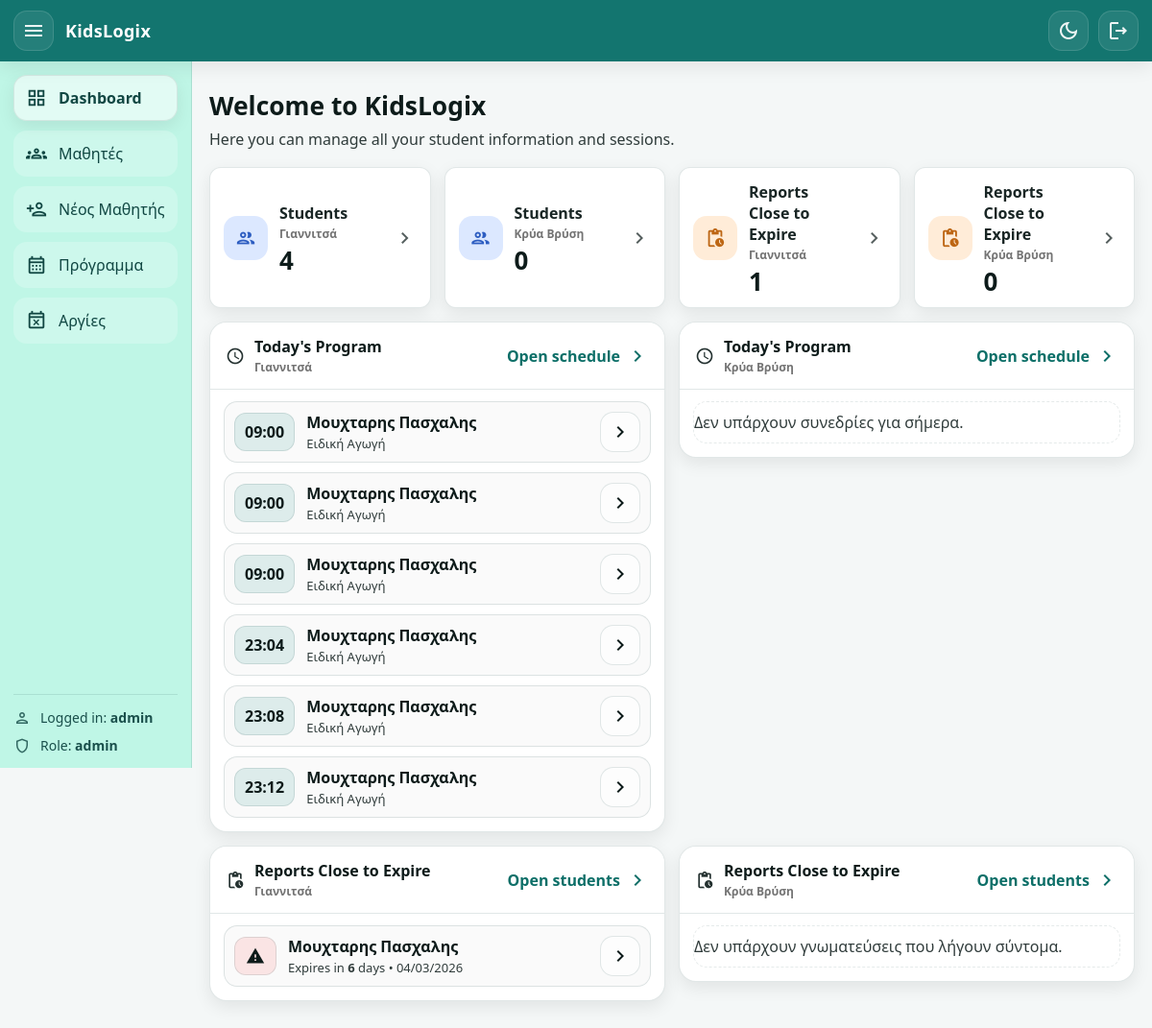
The page / (signed in) on the database its author committed.
### app/models.py (models this page shows, shortened)
class Appointment(Base):
    __tablename__ = "appointments"
    id: Mapped[int] = mapped_column(Integer, primary_key=True, autoincrement=True)
    student_amka: Mapped[str] = mapped_column(
        ForeignKey("students.amka", ondelete="CASCADE"), nullable=False
    )
    service_id: Mapped[int] = mapped_column(
        ForeignKey("services.id", ondelete="CASCADE"), nullable=False
    )
    center: Mapped[str] = mapped_column(String(20), nullable=False)
    day: Mapped[date] = mapped_column(Date, nullable=False)
    start_time: Mapped[time] = mapped_column(Time, nullable=False)
    duration_min: Mapped[int | None] = mapped_column(Integer, nullable=True)
    status: Mapped[str] = mapped_column(
        String(20), nullable=False, default="scheduled"
    )
    created_at: Mapped[datetime] = mapped_column(
        DateTime, default=datetime.utcnow, nullable=False
    )
    student: Mapped["Student"] = relationship(back_populates="appointments")
    service: Mapped["Service"] = relationship(back_populates="appointments")

class Student(Base):
    __tablename__ = "students"
    amka: Mapped[str] = mapped_column(String(20), primary_key=True)
    center: Mapped[str] = mapped_column(
        String(20),
        nullable=False,
        default="Giannitsa",  # Giannitsa / KryaVrisi
    )
    first_name: Mapped[str] = mapped_column(String(60), nullable=False)
    last_name: Mapped[str] = mapped_column(String(60), nullable=False)
    date_of_birth: Mapped[date | None] = mapped_column(Date, nullable=True)
    parent_name: Mapped[str | None] = mapped_column(String(120), nullable=True)
    parent_phone: Mapped[str | None] = mapped_column(String(30), nullable=True)
    assessment_expiry_date: Mapped[date | None] = mapped_column(Date, nullable=True)
    admin_comment: Mapped[str | None] = mapped_column(String(1000), nullable=True)
    created_at: Mapped[datetime] = mapped_column(
        DateTime, default=datetime.utcnow, nullable=False
    )
    services: Mapped[list["StudentService"]] = relationship(
        back_populates="student",
        cascade="all, delete-orphan",
    )
    appointments: Mapped[list["Appointment"]] = relationship(
        back_populates="student",
        cascade="all, delete-orphan",
    )
    payments: Mapped[list["Payment"]] = relationship(
        back_populates="student",
        cascade="all, delete-orphan",
    )

class Service(Base):
    __tablename__ = "services"
    id: Mapped[int] = mapped_column(Integer, primary_key=True, autoincrement=True)
    name: Mapped[str] = mapped_column(String(60), unique=True, nullable=False)
    student_links: Mapped[list["StudentService"]] = relationship(
        back_populates="service",
        cascade="all, delete-orphan",
    )
    appointments: Mapped[list["Appointment"]] = relationship(
        back_populates="service",
        cascade="all, delete-orphan",
    )

### app/routers/web.py (the view)
@router.get("/", response_class=HTMLResponse)
def dashboard(
    request: Request,
    db: Session = Depends(get_db),
    user: User = Depends(get_current_user),
):
    today = date.today()
    exp_limit = today + timedelta(days=30)
    centers_order = ["Giannitsa", "KryaVrisi"]
    centers_labels = {
        "Giannitsa": CENTERS.get("Giannitsa", "Giannitsa"),
        "KryaVrisi": CENTERS.get("KryaVrisi", "KryaVrisi"),
    }
    student_counts_by_center = {}
    for c in centers_order:
        student_counts_by_center[c] = (
            db.query(Student)
            .filter(Student.center == c)
            .count()
        )
    reports_list_by_center = {}
    reports_expiring_by_center = {}
    for c in centers_order:
        reports = (
            db.query(Student)
            .filter(Student.center == c)
            .filter(Student.assessment_expiry_date.isnot(None))
            .filter(Student.assessment_expiry_date >= today)
            .filter(Student.assessment_expiry_date <= exp_limit)
            .order_by(Student.assessment_expiry_date.asc())
            .all()
        )
        reports_list_by_center[c] = reports
        reports_expiring_by_center[c] = len(reports)
    todays_by_center = {}
    for c in centers_order:
        todays_by_center[c] = (
            db.query(Appointment)
            .options(
                joinedload(Appointment.student),
                joinedload(Appointment.service),
            )
            .filter(Appointment.center == c)
            .filter(Appointment.day == today)
            .filter(Appointment.status == "scheduled")
            .order_by(Appointment.start_time.asc())
            .all()
        )
    return templates.TemplateResponse(
        "dashboard.html",
        {
            "request": request,
            "user": user,
            "page": "dashboard",
            "today": today,
            "exp_limit": exp_limit,
            "centers_order": centers_order,
            "centers_labels": centers_labels,
            "student_counts_by_center": student_counts_by_center,
            "reports_list_by_center": reports_list_by_center,
            "reports_expiring_by_center": reports_expiring_by_center,
            "todays_by_center": todays_by_center,
        },
    )

### app/templates/dashboard.html (shortened to what this page needs)
{% extends "base.html" %}
{% block content %}
<div class="dash-header">
  <h1 class="dash-title">Welcome to KidsLogix</h1>
  <p class="dash-subtitle">Here you can manage all your student information and sessions.</p>
</div>
<div class="dash-stats">
  {% for center in centers_order %}
  <a class="stat-card" href="/students?center={{ center }}" aria-label="Students in {{ centers_labels[center] }}">
    <div class="stat-icon stat-icon-blue">
      <span class="material-icons-outlined">group</span>
    </div>
    <div class="stat-body">
      <div class="stat-label">Students</div>
      <div class="stat-sub">{{ centers_labels[center] }}</div>
      <div class="stat-value">{{ student_counts_by_center[center] }}</div>
    </div>
    <span class="material-icons-outlined stat-arrow">chevron_right</span>
  </a>
  {% endfor %}
  {% for center in centers_order %}
  <a class="stat-card" href="/students?center={{ center }}" aria-label="Reports expiring in {{ centers_labels[center] }}">
    <div class="stat-icon stat-icon-orange">
      <span class="material-icons-outlined">pending_actions</span>
    </div>
    <div class="stat-body">
      <div class="stat-label">Reports Close to Expire</div>
      <div class="stat-sub">{{ centers_labels[center] }}</div>
      <div class="stat-value">{{ reports_expiring_by_center[center] }}</div>
    </div>
    <span class="material-icons-outlined stat-arrow">chevron_right</span>
  </a>
  {% endfor %}
</div>
<div class="dash-grid">
  {% for center in centers_order %}
  <section class="panel">
    <div class="panel-head">
      <div class="panel-title">
        <span class="material-icons-outlined">schedule</span>
        <div class="panel-title-text">
          <h2>Today's Program</h2>
          <div class="panel-sub">{{ centers_labels[center] }}</div>
        </div>
      </div>
      <a class="panel-link" href="/schedule">
        Open schedule <span class="material-icons-outlined">chevron_right</span>
      </a>
    </div>
    <div class="panel-body panel-body-scroll">
      {% set aps = todays_by_center.get(center, []) %}
      {% if aps and aps|length > 0 %}
        <div class="list">
          {% for ap in aps %}
            <div class="list-row">
              <div class="time-pill">{{ ap.start_time.strftime("%H:%M") }}</div>
              <div class="list-main">
                <div class="list-title">
                  {% if ap.student %}{{ ap.student.full_name }}{% else %}{{ ap.student_amka }}{% endif %}
                </div>
                <div class="list-subtitle">
                  {% if ap.service %}{{ ap.service.name }}{% else %}Service #{{ ap.service_id }}{% endif %}
                </div>
              </div>
              <a class="icon-btn" href="/students/{{ ap.student_amka }}" title="Open student card">
                <span class="material-icons-outlined">chevron_right</span>
              </a>
            </div>
          {% endfor %}
        </div>
      {% else %}
        <div class="empty-state">Δεν υπάρχουν συνεδρίες για σήμερα.</div>
      {% endif %}
    </div>
  </section>
  {% endfor %}
  {% for center in centers_order %}
  <section class="panel">
    <div class="panel-head">
      <div class="panel-title">
        <span class="material-icons-outlined">pending_actions</span>
        <div class="panel-title-text">
          <h2>Reports Close to Expire</h2>
          <div class="panel-sub">{{ centers_labels[center] }}</div>
        </div>
      </div>
      <a class="panel-link" href="/students?center={{ center }}">
        Open students <span class="material-icons-outlined">chevron_right</span>
      </a>
    </div>
    <div class="panel-body panel-body-scroll">
      {% set reports_list = reports_list_by_center.get(center, []) %}
      {% if reports_list and reports_list|length > 0 %}
        <div class="list">
          {% for st in reports_list %}
            {% set days_left = (st.assessment_expiry_date - today).days %}
            <div class="list-row">
              <div class="warn-pill">
                <span class="material-icons-outlined">warning</span>
              </div>
              <div class="list-main">
                <div class="list-title">{{ st.full_name }}</div>
                <div class="list-subtitle">
                  Expires in <b>{{ days_left }}</b> days • {{ st.assessment_expiry_date.strftime("%d/%m/%Y") }}
                </div>
              </div>
              <a class="icon-btn" href="/students/{{ st.amka }}" title="Open student card">
                <span class="material-icons-outlined">chevron_right</span>
              </a>
            </div>
          {% endfor %}
        </div>
      {% else %}
        <div class="empty-state">Δεν υπάρχουν γνωματεύσεις που λήγουν σύντομα.</div>
      {% endif %}
    </div>
  </section>
  {% endfor %}
</div>
{% endblock %}

### app/static/style.css (style rules this page uses)
:root { --teal-900:#0f5f5a; --teal-800:#13756f; --teal-700:#17837c; --mint-100:#d6fff0; --mint-150:#c6f6e5; --mint-200:#b9f0dd; --radius:18px; --shadow-sm: 0 6px 18px rgba(0,0,0,.08); --shadow-md: 0 10px 26px rgba(0,0,0,.12); }
html[data-theme="light"] { --bg: #f4f7f7; --text: #0d1b1a; --topbar-bg: var(--teal-800); --topbar-text: #fff; --sidebar-bg: #bff6e6; --sidebar-text: #114743; --content-bg: transparent; --card-bg: #ffffff; --card-head-bg: rgba(255,255,255,.65); --border: rgba(12, 60, 56, .12); --row-bg: rgba(250,250,250,.95); --pill-bg: rgba(20, 140, 130, .12); --btn-bg: rgba(255,255,255,.65); --link: #0d6f68; --input-bg: #e8eef0; --input-border: rgba(0,0,0,.12); }
* { box-sizing:border-box; }
body { margin:0; font-family: system-ui, -apple-system, Segoe UI, Roboto, Arial, sans-serif; background: var(--bg); color: var(--text); }
a { color: inherit; }
.icon-btn { width: 42px; height: 42px; border-radius: 14px; display:grid; place-items:center; border: 1px solid var(--border); background: var(--btn-bg); color: inherit; text-decoration:none; cursor:pointer; }
.dash-header { margin: 10px 0 18px; }
.dash-title { margin: 0; font-size: clamp(20px, 2.2vw, 28px); }
.dash-subtitle { margin: 6px 0 0; opacity: .85; }
.dash-stats { display:grid !important; grid-template-columns: repeat(4, minmax(0, 1fr)) !important; gap: 14px !important; }
.stat-card { display:flex; align-items:center; gap: 12px; padding: 14px 14px; border-radius: 12px; min-height: 110px; text-decoration:none; color: inherit; background: var(--card-bg); border: 1px solid var(--border); box-shadow: var(--shadow-sm); transition: transform .12s ease, box-shadow .12s ease; }
.stat-icon { width: 46px; height: 46px; border-radius: 14px; display:grid; place-items:center; flex: 0 0 46px; }
.stat-icon span { font-size: 22px; }
.stat-icon-blue { background: rgba(80,140,255,.20); color: rgba(35, 85, 190, .95); }
.stat-icon-orange { background: rgba(255,160,60,.20); color: rgba(185, 95, 10, .95); }
.stat-body { flex: 1; min-width: 0; }
.stat-label { font-weight: 700; opacity: .95; }
.stat-sub { margin-top: 2px; font-size: 12px; font-weight: 600; color: rgba(0,0,0,.55); }
.stat-value { font-size: 26px; font-weight: 900; margin-top: 6px; line-height: 1; }
.stat-arrow { opacity: .7; }
.dash-grid { display:grid; grid-template-columns: repeat(2, minmax(0, 1fr)); gap: 14px; align-items:start; margin-top: 14px; }
.panel { background: var(--card-bg); border: 1px solid var(--border); border-radius: 18px; box-shadow: var(--shadow-sm); overflow:hidden; }
.panel-head { display:flex; align-items:center; justify-content:space-between; padding: 14px 16px; border-bottom: 1px solid var(--border); background: var(--card-head-bg); }
.panel-title { display:flex; align-items:center; gap: 10px; }
.panel-title h2 { margin:0; font-size: 16px; }
.panel-title .material-icons-outlined { font-size: 20px; opacity:.9; }
.panel-title-text h2 { margin:0; font-size: 16px; }
.panel-link { display:inline-flex; align-items:center; gap: 6px; text-decoration:none; color: var(--link); font-weight: 700; }
.panel-body { padding: 12px 14px 14px; }
.panel-sub { margin-top: 2px; font-size: 12px; font-weight: 600; color: rgba(0,0,0,.55); }
.list { display:grid; gap: 10px; }
.list-row { display:flex; align-items:center; gap: 12px; padding: 10px 10px; border-radius: 14px; border: 1px solid var(--border); background: var(--row-bg); }
.time-pill { min-width: 58px; text-align:center; padding: 8px 10px; border-radius: 12px; font-weight: 900; background: var(--pill-bg); border: 1px solid var(--border); }
.warn-pill { width: 44px; height: 40px; border-radius: 12px; display:grid; place-items:center; background: rgba(255, 120, 120, .16); border: 1px solid var(--border); }
.warn-pill .material-icons-outlined { font-size: 20px; }
.list-main { flex: 1; }
.list-title { font-weight: 900; }
.list-subtitle { opacity:.85; font-size: 13px; margin-top: 2px; }
.empty-state { padding: 14px; border-radius: 14px; border: 1px dashed var(--border); opacity: .85; }
:root { --topbar-h: 64px; }
.empty-state { opacity:.85; padding: 10px 0; }

### rows shown on the page
Appointment: start_time "09:00", student.full_name "Μουχταρης Πασχαλης", service.name "Ειδική Αγωγή"
Appointment: start_time "09:00", student.full_name "Μουχταρης Πασχαλης", service.name "Ειδική Αγωγή"
Appointment: start_time "09:00", student.full_name "Μουχταρης Πασχαλης", service.name "Ειδική Αγωγή"
Appointment: start_time "23:04", student.full_name "Μουχταρης Πασχαλης", service.name "Ειδική Αγωγή"
Appointment: start_time "23:08", student.full_name "Μουχταρης Πασχαλης", service.name "Ειδική Αγωγή"
Appointment: start_time "23:12", student.full_name "Μουχταρης Πασχαλης", service.name "Ειδική Αγωγή"
Student: full_name "Μουχταρης Πασχαλης", days_left "6", assessment_expiry_date "04/03/2026"

### other values the page prints
{{ user.username if user else '-' }} "admin"
{{ user.role if user else '-' }} "admin"
{{ centers_labels[center] }} "Γιαννιτσά" "Κρύα Βρύση"
{{ student_counts_by_center[center] }} "4" "0"
{{ reports_expiring_by_center[center] }} "1" "0"
